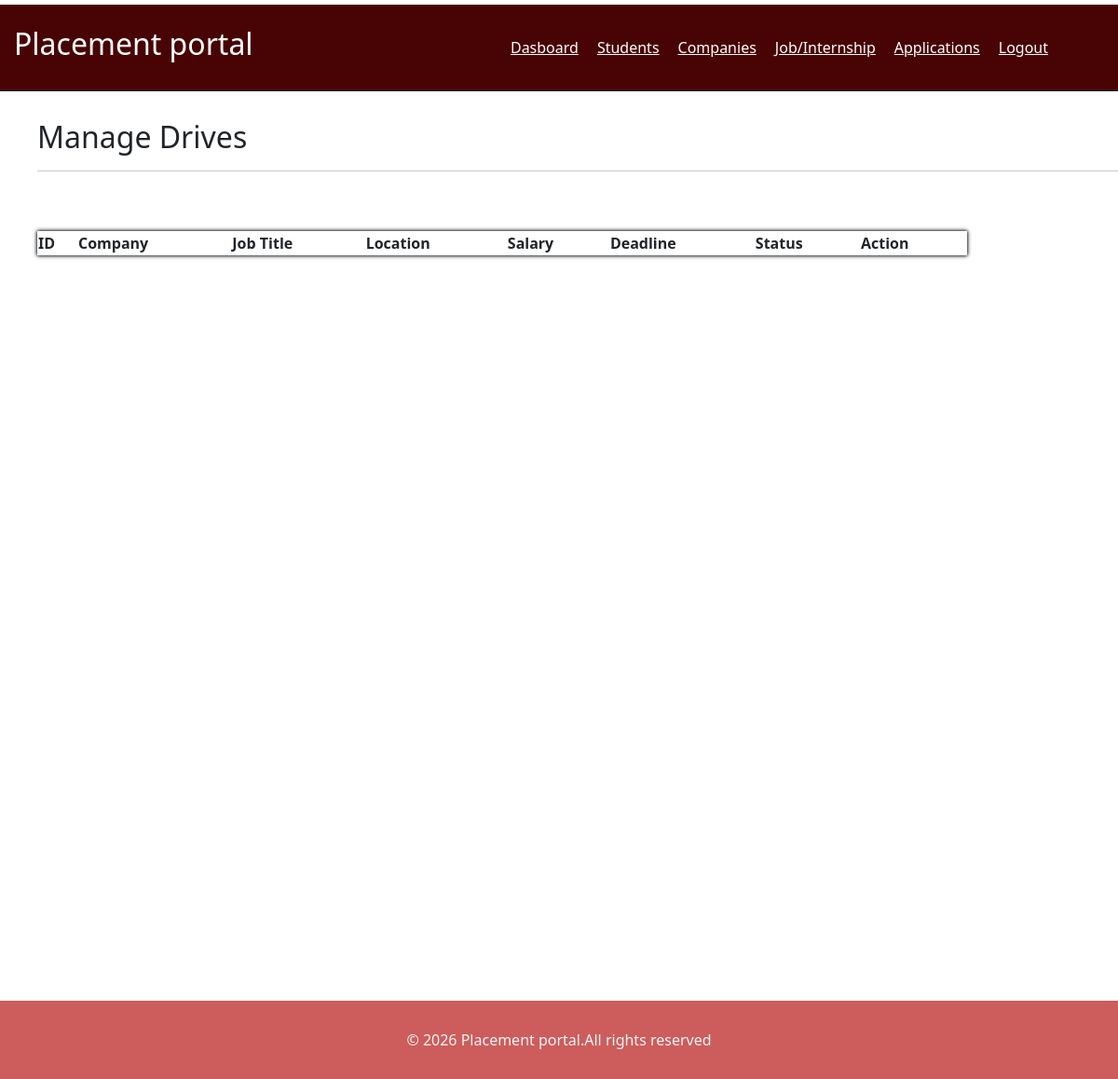
Page /admin/internship on the earlier database version.
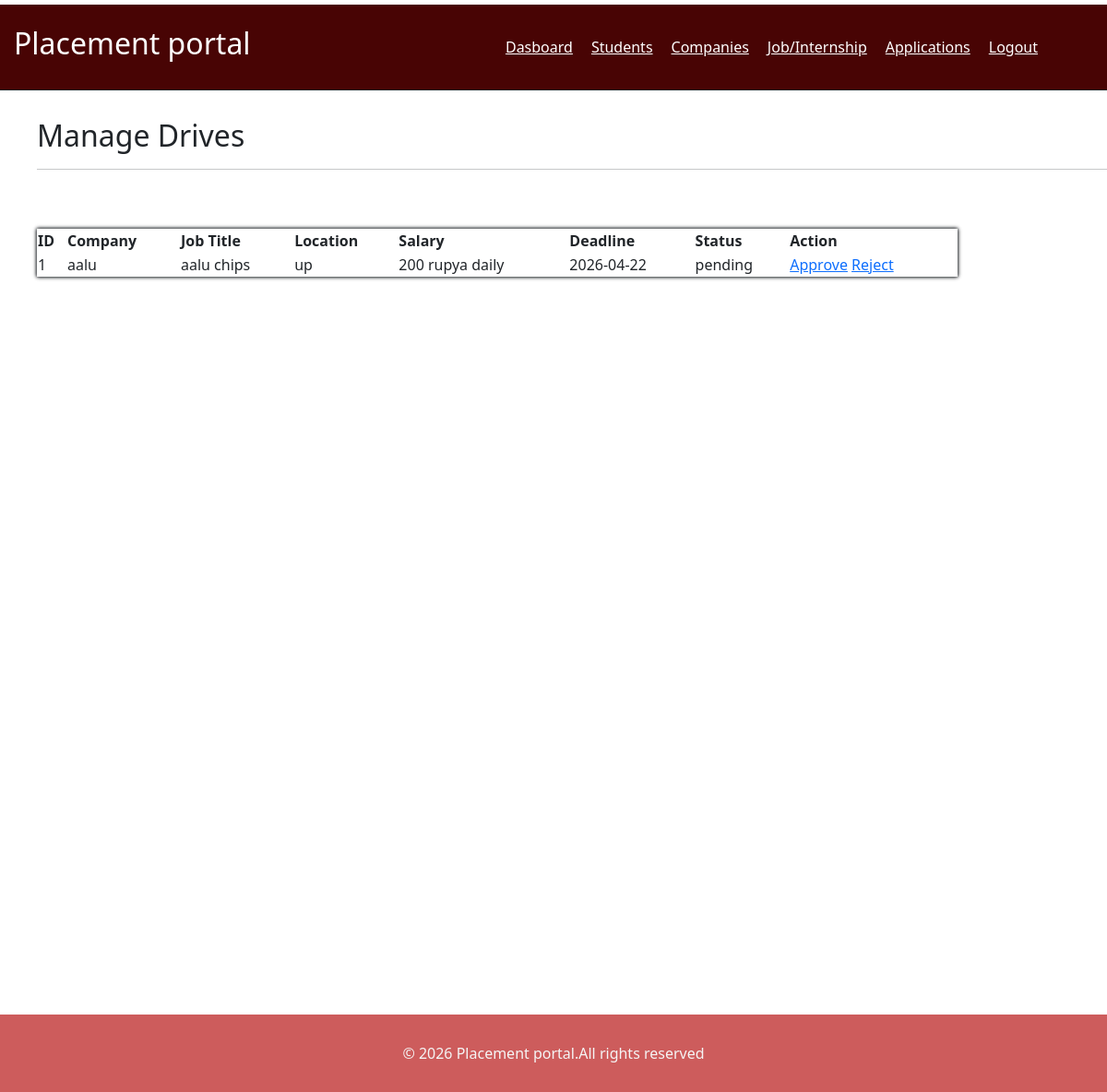
Same page on the later database version.
### controller/database.py (models this page shows)
class drive(db.Model):
    id=db.Column(db.Integer,primary_key=True)
    job_title=db.Column(db.String(50),nullable=False)
    job_description=db.Column(db.Text,nullable=False)
    criteria=db.Column(db.Text)
    salary_package=db.Column(db.String(100))
    application_deadline=db.Column(db.Date)
    location=db.Column(db.String(200))
    status=db.Column(db.String(50),default='pending')
    company_id=db.Column(db.Integer,db.ForeignKey('company.id'),nullable=False)
    aapplications=db.relationship('application',backref='drive',cascade='all,delete-orphan')

class company(db.Model):
    id=db.Column(db.Integer,primary_key=True)
    company_name=db.Column(db.String(200),nullable=False)
    email=db.Column(db.String(200),nullable=False)
    password=db.Column(db.String(200),nullable=False)
    hr_contact=db.Column(db.String(100))
    website=db.Column(db.String(200))
    description=db.Column(db.Text)
    address=db.Column(db.Text)
    status=db.Column(db.Boolean,default=False)
    is_approved=db.Column(db.Boolean,default=False)
    role_id=db.Column(db.Integer,db.ForeignKey('roles.id'),nullable=False)
    drives=db.relationship('drive',backref='company',cascade='all,delete-orphan')

### app.py (the view)
@app.route("/admin/internship")
def admin_internship():
    drives=drive.query.all()
    return render_template("admin/admin_internship.html",drives=drives)

### templates/Admin/admin_internship.html (shortened to what this page needs)
{% extends "base.html" %}
    {%block navbar %}
     <div class="sdash">
        <a href="{{url_for('admin_dashboard',role=role)}}"> Dasboard</a>
        <a href="{{url_for('admin_student',role=role)}}"> Students</a>
        <a href="{{url_for('admin_company',role=role)}}"> Companies</a>
        <a href="{{url_for('admin_internship',role=role)}}"> Job/Internship</a>
        <a href="{{url_for('admin_application',role=role)}}"> Applications</a>
        <a href="{{url_for('home',role=role)}}"> Logout</a>
     </div>
     {% endblock %}
{% block content %}
<div class="a">
   <div class="sq">
      <h2>Manage Drives</h2>
   </div>
<hr>
   <br><br>
   <div class="rcontainer">
      <div class="sresult" >
      <table class="srresult">
         <tr>
            <th>ID</th>
            <th>Company</th>
            <th>Job Title</th>
            <th>Location</th>
            <th>Salary</th>
            <th>Deadline</th>
            <th>Status</th>
            <th>Action</th>
         </tr>
            {% for s in drives %}
               <tr>
                  <td>{{ s.id }} </td>
                  <td>{{ s.company.company_name }}</td>
                  <td>{{ s.job_title }}</td>
                  <td>{{ s.location }}</td>
                  <td>{{ s.salary_package }}</td>
                  <td>{{ s.application_deadline }}</td>
                  <td>{{ s.status }}</td>
                  <td>
                       <a href="/admin/application/approve/{{ s.id }}">Approve</a>
                       <a href="/admin/application/reject/{{ s.id }}">Reject</a>
                  </td>
               </tr>
            {% endfor %}
      </table>
   </div>
   </div>
</div>
{% endblock %}

### templates/base.html (shortened to what this page needs)
<!DOCTYPE html>
<html lang="en">
<head>
    <link rel="stylesheet" href="{{url_for('static',filename='style.css')}}">
    <link rel="stylesheet" href="https://cdn.jsdelivr.net/npm/bootstrap@5.2.3/dist/css/bootstrap.min.css">
</head>
<body><div>
    <nav class="navbar">
        <div class="maincontainer">
            <div class="logo"><h2>Placement portal</h1></div>
            <div class="menu">
                <div class="navbar2">{%block navbar %} {% endblock %}</div>
            </div>
        </div>
    </nav>
    {%block content %} {% endblock %}
    <footer class="footer">
        <div> © 2026 Placement portal.All rights reserved</div>
    </footer>
    </div>
</body>
</html>

### static/style.css (style rules this page uses)
.navbar { background-color:rgb(72, 4, 4); margin-top: 5px; padding:150px; border-bottom: 1px solid; }
.navbar a { color: white !important ; }
.maincontainer { display: flex; justify-content: space-between; align-items: center; width: 95%; padding: 15px; }
.menu { display: flex; justify-content: flex-end; align-items:center; gap: 20px; width: 50%; }
.logo { color: white; }
.footer { background-color: indianred; margin-top: 800px; padding: 30px; color: whitesmoke; text-align: center; }
.sdash { display: flex; gap: 20px; }
.a { margin-top: 30px; margin-left: 40px; }
.srresult { gap: 300px; width: 100%; }
.sresult { width: 100%; box-shadow:0px 0px 4px; }
.rcontainer { width: 86%; height: auto; box-shadow:0px 0px 4px; }

Differences in the rows shown:
added drive: id "1", company.company_name "aalu", job_title "aalu chips", location "up", salary_package "200 rupya daily", application_deadline "2026-04-22", status "pending"
